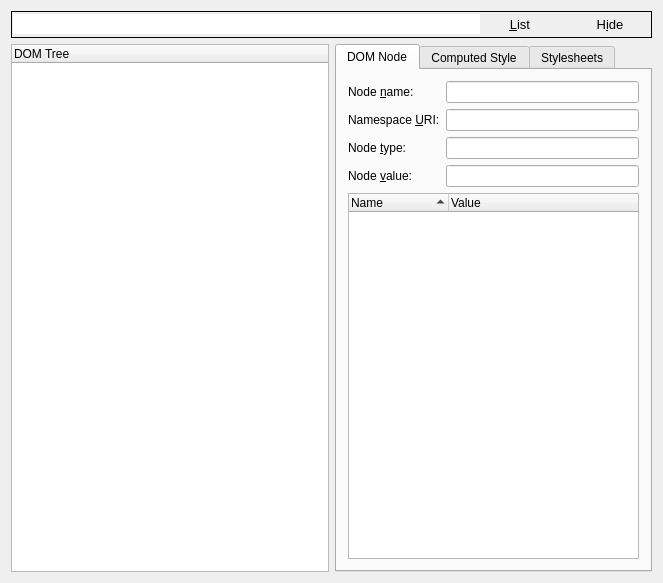
<ui version="4.0" >
 <class>DOMTreeViewBase</class>
 <widget class="QWidget" name="DOMTreeViewBase" >
  <property name="geometry" >
   <rect>
    <x>0</x>
    <y>0</y>
    <width>663</width>
    <height>583</height>
   </rect>
  </property>
  <property name="minimumSize" >
   <size>
    <width>600</width>
    <height>380</height>
   </size>
  </property>
  <property name="windowTitle" >
   <string>DOM Tree Viewer</string>
  </property>
  <layout class="QGridLayout" name="gridLayout" >
   <item row="0" column="0" colspan="2" >
    <widget class="QFrame" name="messageLinePane" >
     <property name="frameShape" >
      <enum>QFrame::Panel</enum>
     </property>
     <property name="frameShadow" >
      <enum>QFrame::Plain</enum>
     </property>
     <layout class="QHBoxLayout" >
      <property name="spacing" >
       <number>0</number>
      </property>
      <property name="margin" >
       <number>1</number>
      </property>
      <item>
       <widget class="KLineEdit" name="messageLine" >
        <property name="font" >
         <font>
          <weight>75</weight>
          <bold>true</bold>
         </font>
        </property>
        <property name="frame" >
         <bool>false</bool>
        </property>
        <property name="readOnly" >
         <bool>true</bool>
        </property>
       </widget>
      </item>
      <item>
       <widget class="QPushButton" name="messageListBtn" >
        <property name="font" >
         <font>
          <pointsize>10</pointsize>
         </font>
        </property>
        <property name="text" >
         <string>&amp;List</string>
        </property>
        <property name="flat" >
         <bool>true</bool>
        </property>
       </widget>
      </item>
      <item>
       <spacer name="spacer5" >
        <property name="orientation" >
         <enum>Qt::Horizontal</enum>
        </property>
        <property name="sizeType" >
         <enum>QSizePolicy::Fixed</enum>
        </property>
        <property name="sizeHint" stdset="0" >
         <size>
          <width>10</width>
          <height>20</height>
         </size>
        </property>
       </spacer>
      </item>
      <item>
       <widget class="QPushButton" name="messageHideBtn" >
        <property name="font" >
         <font>
          <pointsize>10</pointsize>
         </font>
        </property>
        <property name="text" >
         <string>H&amp;ide</string>
        </property>
        <property name="flat" >
         <bool>true</bool>
        </property>
       </widget>
      </item>
     </layout>
    </widget>
   </item>
   <item row="1" column="0" >
    <widget class="QTreeWidget" name="m_listView" >
     <property name="acceptDrops" >
      <bool>true</bool>
     </property>
     <property name="dragEnabled" >
      <bool>true</bool>
     </property>
     <property name="rootIsDecorated" >
      <bool>true</bool>
     </property>
     <column>
      <property name="text" >
       <string>DOM Tree</string>
      </property>
     </column>
    </widget>
   </item>
   <item row="1" column="1" >
    <widget class="QTabWidget" name="infoTab" >
     <property name="currentIndex" >
      <number>0</number>
     </property>
     <widget class="QWidget" name="domTab" >
      <attribute name="title" >
       <string>DOM Node</string>
      </attribute>
      <layout class="QVBoxLayout" name="verticalLayout" >
       <item>
        <layout class="QGridLayout" >
         <property name="margin" >
          <number>0</number>
         </property>
         <item row="3" column="0" >
          <widget class="QLabel" name="textLabel1_2_3" >
           <property name="text" >
            <string>Node &amp;value:</string>
           </property>
           <property name="wordWrap" >
            <bool>false</bool>
           </property>
           <property name="buddy" >
            <cstring>nodeValue</cstring>
           </property>
          </widget>
         </item>
         <item row="2" column="0" >
          <widget class="QLabel" name="textLabel1_2_2" >
           <property name="text" >
            <string>Node &amp;type:</string>
           </property>
           <property name="wordWrap" >
            <bool>false</bool>
           </property>
           <property name="buddy" >
            <cstring>nodeType</cstring>
           </property>
          </widget>
         </item>
         <item row="1" column="0" >
          <widget class="QLabel" name="textLabel1_2" >
           <property name="text" >
            <string>Namespace &amp;URI:</string>
           </property>
           <property name="wordWrap" >
            <bool>false</bool>
           </property>
           <property name="buddy" >
            <cstring>nodeNamespace</cstring>
           </property>
          </widget>
         </item>
         <item row="0" column="0" >
          <widget class="QLabel" name="textLabel1" >
           <property name="text" >
            <string>Node &amp;name:</string>
           </property>
           <property name="wordWrap" >
            <bool>false</bool>
           </property>
           <property name="buddy" >
            <cstring>nodeName</cstring>
           </property>
          </widget>
         </item>
         <item row="1" column="1" >
          <widget class="KLineEdit" name="nodeNamespace" >
           <property name="enabled" >
            <bool>true</bool>
           </property>
           <property name="readOnly" >
            <bool>true</bool>
           </property>
          </widget>
         </item>
         <item row="3" column="1" >
          <widget class="KLineEdit" name="nodeValue" >
           <property name="enabled" >
            <bool>true</bool>
           </property>
           <property name="readOnly" >
            <bool>true</bool>
           </property>
          </widget>
         </item>
         <item row="2" column="1" >
          <widget class="KLineEdit" name="nodeType" >
           <property name="enabled" >
            <bool>true</bool>
           </property>
           <property name="readOnly" >
            <bool>true</bool>
           </property>
          </widget>
         </item>
         <item row="0" column="1" >
          <widget class="KLineEdit" name="nodeName" >
           <property name="enabled" >
            <bool>true</bool>
           </property>
           <property name="readOnly" >
            <bool>true</bool>
           </property>
          </widget>
         </item>
        </layout>
       </item>
       <item>
        <widget class="QStackedWidget" name="nodeInfoStack" >
         <widget class="QWidget" name="ElementInfo" >
          <layout class="QVBoxLayout" >
           <property name="margin" >
            <number>0</number>
           </property>
           <item>
            <widget class="QTreeWidget" name="nodeAttributes" >
             <property name="focusPolicy" >
              <enum>Qt::StrongFocus</enum>
             </property>
             <property name="rootIsDecorated" >
              <bool>false</bool>
             </property>
             <property name="sortingEnabled" >
              <bool>true</bool>
             </property>
             <column>
              <property name="text" >
               <string>Name</string>
              </property>
             </column>
             <column>
              <property name="text" >
               <string>Value</string>
              </property>
             </column>
            </widget>
           </item>
          </layout>
         </widget>
         <widget class="QWidget" name="CharacterData" >
          <layout class="QVBoxLayout" >
           <property name="spacing" >
            <number>0</number>
           </property>
           <property name="margin" >
            <number>0</number>
           </property>
           <item>
            <widget class="KTextEdit" name="contentEditor" >
             <property name="tabChangesFocus" >
              <bool>false</bool>
             </property>
             <property name="acceptRichText" >
              <bool>true</bool>
             </property>
            </widget>
           </item>
           <item>
            <layout class="QHBoxLayout" >
             <property name="margin" >
              <number>0</number>
             </property>
             <item>
              <widget class="QPushButton" name="applyContent" >
               <property name="text" >
                <string>Appl&amp;y</string>
               </property>
              </widget>
             </item>
             <item>
              <spacer name="spacer1" >
               <property name="orientation" >
                <enum>Qt::Horizontal</enum>
               </property>
               <property name="sizeType" >
                <enum>QSizePolicy::Expanding</enum>
               </property>
               <property name="sizeHint" stdset="0" >
                <size>
                 <width>81</width>
                 <height>20</height>
                </size>
               </property>
              </spacer>
             </item>
            </layout>
           </item>
          </layout>
         </widget>
         <widget class="QWidget" name="Empty" />
        </widget>
       </item>
      </layout>
      <zorder></zorder>
      <zorder>nodeInfoStack</zorder>
     </widget>
     <widget class="QWidget" name="cssTab" >
      <attribute name="title" >
       <string>Computed Style</string>
      </attribute>
      <layout class="QVBoxLayout" name="verticalLayout_2" >
       <item>
        <widget class="QTreeWidget" name="cssProperties" >
         <property name="enabled" >
          <bool>false</bool>
         </property>
         <property name="rootIsDecorated" >
          <bool>false</bool>
         </property>
         <property name="allColumnsShowFocus" >
          <bool>true</bool>
         </property>
         <property name="columnCount" >
          <number>2</number>
         </property>
         <column>
          <property name="text" >
           <string>Property</string>
          </property>
         </column>
         <column>
          <property name="text" >
           <string>Value</string>
          </property>
         </column>
        </widget>
       </item>
      </layout>
     </widget>
     <widget class="QWidget" name="styleSheetsTab" >
      <attribute name="title" >
       <string>Stylesheets</string>
      </attribute>
      <layout class="QVBoxLayout" name="verticalLayout_3" >
       <item>
        <widget class="QTreeWidget" name="styleSheetsTree" >
         <property name="enabled" >
          <bool>false</bool>
         </property>
         <property name="headerHidden" >
          <bool>true</bool>
         </property>
         <column>
          <property name="text" >
           <string>1</string>
          </property>
         </column>
        </widget>
       </item>
      </layout>
     </widget>
    </widget>
   </item>
  </layout>
 </widget>
 <layoutdefault spacing="6" margin="11" />
  <customwidgets>
  <customwidget>
   <class>KLineEdit</class>
   <extends>QLineEdit</extends>
   <header>klineedit.h</header>
  </customwidget>
  <customwidget>
   <class>KTextEdit</class>
   <extends>QTextEdit</extends>
   <header>ktextedit.h</header>
  </customwidget>
 </customwidgets>
 <tabstops>
  <tabstop>m_listView</tabstop>
  <tabstop>nodeName</tabstop>
  <tabstop>nodeNamespace</tabstop>
  <tabstop>nodeType</tabstop>
  <tabstop>nodeValue</tabstop>
  <tabstop>contentEditor</tabstop>
  <tabstop>applyContent</tabstop>
  <tabstop>nodeAttributes</tabstop>
 </tabstops>
 <includes>
  <include location="local" >klineedit.h</include>
  <include location="local" >ktextedit.h</include>
 </includes>
 <resources/>
 <connections/>
</ui>
